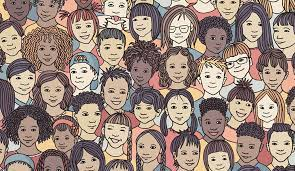
#> input picture Classing_muestra1.png, 295 x 171 px, found by its file name
$ python Classing.py
#> lines starting #> are read from the running program, lines starting #| are printed output that depends on the picture
from PIL import Image

# INPUT 1
img_path = r'D:/PYT/Classing_muestra1.png'
img = Image.open(img_path)
#> img is the input picture: PIL image 295x171 RGB; mean R, G, B 155.6, 135.8, 125.3

#1img.show()

from matplotlib import pyplot as plt # Invocacion necesaria
import numpy as npy # Invocacion necesaria
# Creando 4 sub_plots dentro del plot de un shape 1x4,
Fig, subFig = plt.subplots(nrows=1, ncols=4, figsize=(15, 15))

# Instanciando el array de bits de colores que presenta cada pixel de la img de muestra
muestra = npy.array(img)
#print(muestra)

# Seteando el valor KEY (index 0) de Fig
subFig[0].imshow(muestra)
subFig[0].title.set_text('Original')

channel_red = muestra[:,:,0]
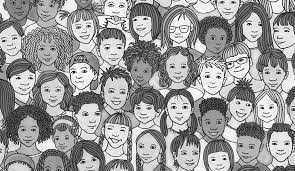
#> channel_red: shape (171, 295); min 0, max 255, mean 155.6
channel_green = muestra[:,:,1]
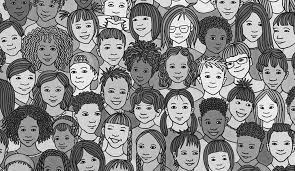
#> channel_green: shape (171, 295); min 0, max 255, mean 135.8
channel_blue = muestra[:,:,2]
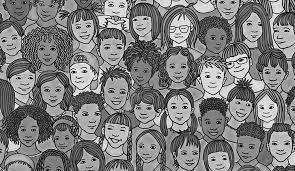
#> channel_blue: shape (171, 295); min 0, max 255, mean 125.3

# Seteando valores con index 1,2,3 de Fig
subFig[1].imshow(channel_red, cmap='Reds')
subFig[1].title.set_text('Rojo')

subFig[2].imshow(channel_green, cmap='Greens')
subFig[2].title.set_text('Verde')

subFig[3].imshow(channel_blue, cmap='Blues')
subFig[3].title.set_text('Azul')

#plt.show()

dimensiones = muestra.shape # (100,100,4) # Es 4 pq hay un canal mas de transparencia
#> dimensiones = (171, 295, 3)
#print (dimensiones) # (100,100,4)
alto = dimensiones[0]
#> alto = 171
ancho = dimensiones[1]
#> ancho = 295
n_pixels = alto * ancho
#> n_pixels = 50445
#print(n_pixels) # da 10'000 pixeles

# Haciendo un arreglo en blanco en donde se enlistan todos los pixeles en una fila y en las otras 3 columnas
pixels = npy.zeros([n_pixels,3], dtype='int')
#print(pixels) # muestra todo cero obviamente

# Eliminando el canal de transparencia
muestra = muestra[:, :, :3]

# Se crea un array inteligente --> pixels en donde el KEY es el pixel en si mismo, y los att son los dB de Colores en R,G,B
# Cuando termina de iterarse una fila, la siguiente fila arranca con un salto en funcion al ancho y a la fila en cuestion.
# Se piensa asi debido a que se esta aplanando una matriz a una lista.
for fila in range(alto):
  for columna in range(ancho):
    pixels[(fila*ancho) + columna , 0:3] = muestra[fila,columna,:]
#print(pixels)
# NOTA: un pixel con una combinacion de [255,255,255] indica que es blanco.
# NOTA: un pixel con una combinacion de [0,0,0] indica que es negro.


# Importamos pandas para mejorar la visualizacion de los datos
import pandas as pd
pixels_df = pd.DataFrame(data = pixels, columns=['blue', 'green', 'red'])
#> pixels_df = table of 50445 rows and 3 columns
print(pixels_df)
#> (printed output is left out)

# Ploteado 3D de la distribucion de los pixels respecto a sus componentes en R,G,B
# Modificación del tamaño de la imagen
fig = plt.figure(figsize=(10, 8))
ax = fig.add_subplot(111, projection='3d')

atributos = ['blue', 'green', 'red']
x1 = pixels_df[atributos[0]].values
x2 = pixels_df[atributos[1]].values
x3 = pixels_df[atributos[2]].values

ax.scatter(x1, x2, x3, s=1, label='Pixels')
ax.scatter(0, 0, 0, c='black', s=50, label='Negro ideal')
ax.scatter(255, 255, 255, c='white', s=50, label='Blanco ideal')

ax.set_xlabel(atributos[0])
ax.set_ylabel(atributos[1])
ax.set_zlabel(atributos[2])
ax.set_title('Pixels en el espacio RxGxB')
ax.legend()

ax.view_init(azim=0, elev=0)

#plt.show()

# Clustering
# Se hace el analisis de inercia, que significa cuan compactos estan los datos en un det. cluster
# mathly, es la suma de distancias al cuadrado entre el centroide y los datos circundantes.
from sklearn.cluster import KMeans
scores = [KMeans(n_clusters=i+2).fit(pixels_df).inertia_ for i in range(8)]
#> scores = [148764709.4, 77553461.4, 51403086.4, 39149077, 31212899, 25896363.7, 22958826.1, 20411778.9]
plt.plot(npy.arange(2, 10), scores)
plt.xlabel('Numero de Clusters')
plt.ylabel("Inercia")
plt.title("Inercia vs Clusters")

plt.show()
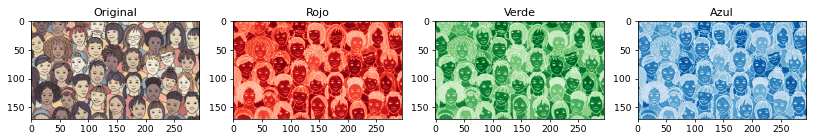
#> figure drawn by matplotlib, 4 panels
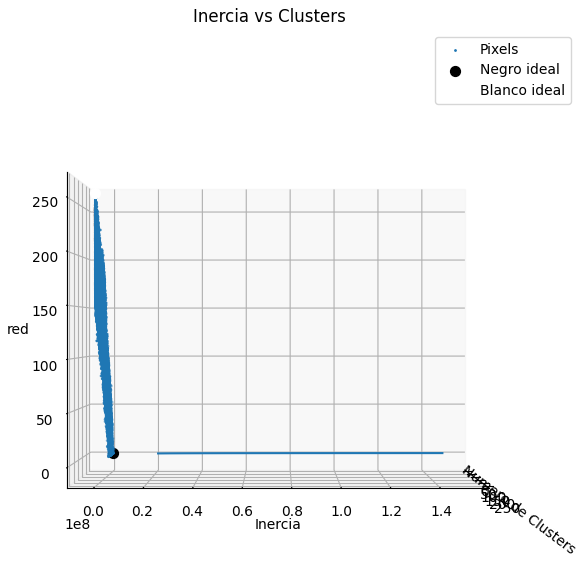
#> figure drawn by matplotlib, 1 panel


# Instanciando el modelo de Clustering --> Kmeans
modelo = KMeans(n_clusters=3, random_state=0)

labels = modelo.fit_predict(muestra.reshape(-1, 3))
cluster_colors = [(255, 0, 0), (0, 255, 0), (0, 0, 255), (255, 255, 0)]  # Rojo, Verde, Azul, Amarillo
colored_pixels = [cluster_colors[label] for label in labels]
#> colored_pixels = 50445 items
clustered_img = npy.array(colored_pixels).reshape(alto, ancho, 3).astype('uint8')
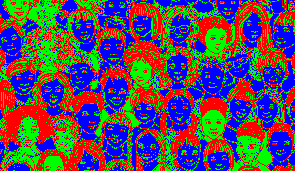
#> clustered_img: shape (171, 295, 3); mean of channels 0, 1, 2 86.7, 75.3, 93; drawn as R, G, B
